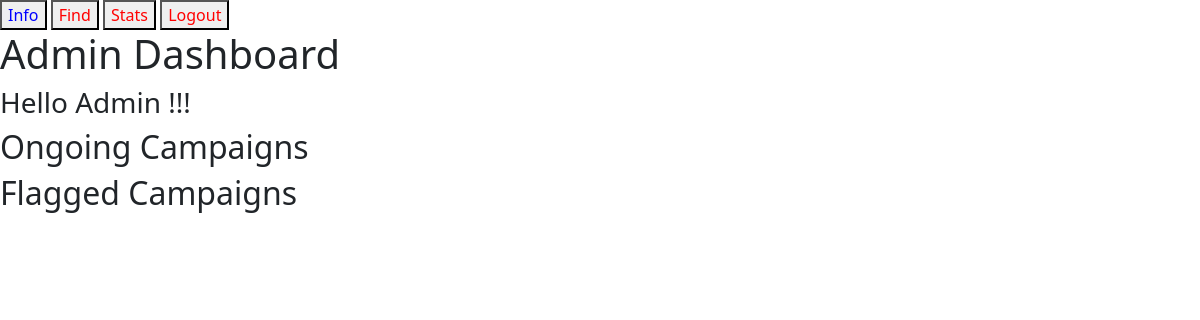
/admin_profile/, run on an earlier commit of the app's database.
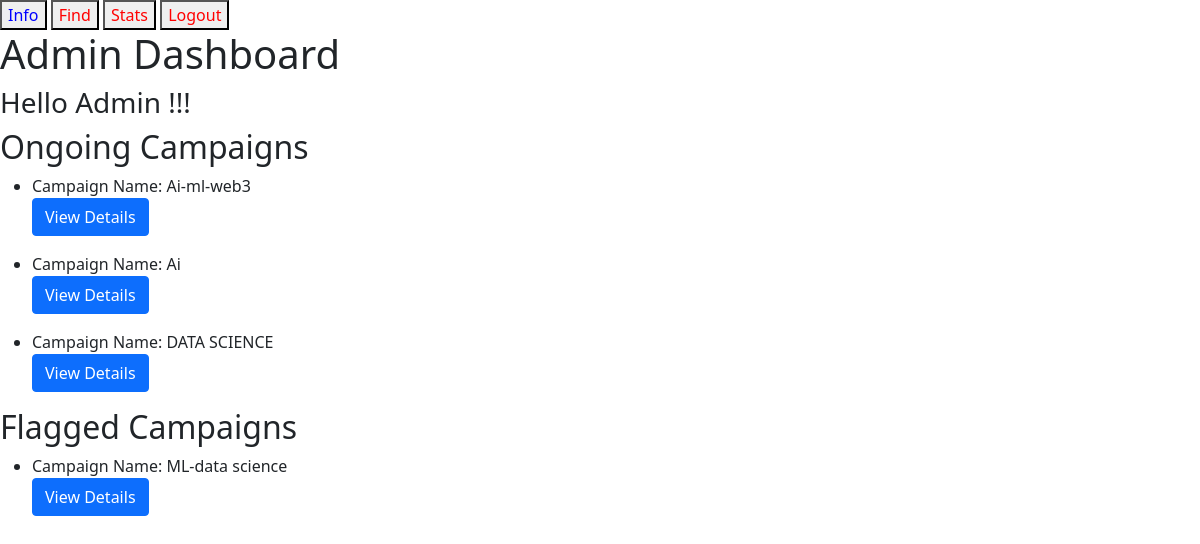
And on a later commit of the database.
### tables this page shows
CREATE TABLE campaigns (
            id INTEGER PRIMARY KEY AUTOINCREMENT,
            sponsor_id INTEGER NOT NULL,
            name TEXT NOT NULL,
            description TEXT,
            budget REAL NOT NULL,
            start_date TEXT NOT NULL,
            end_date TEXT NOT NULL,
            status TEXT NOT NULL,
            image TEXT
            
        , flagged INT DEFAULT 0, visibility TEXT DEFAULT 'private', influencer_decision TEXT DEFAULT 'pending');

### app.py (the view)
@app.route('/admin_profile/' ,methods=['GET'])
def admin_profile():
        conn = get_db_connection()
        cur = conn.cursor()
        cur.execute('SELECT * FROM campaigns')
        campaigns = cur.fetchall()
        conn.close()
        return render_template('admin_info.html',campaigns=campaigns)

### app.py (called while the page is built)
def get_db_connection():
    conn = sqlite3.connect('mydatabase.db')
    conn.row_factory = sqlite3.Row
    conn.execute("PRAGMA foreign_keys = ON;")
    return conn

### templates/admin_info.html (shortened to what this page needs)
<!DOCTYPE html>
<html lang="en">
<head>
    <link href="https://cdn.jsdelivr.net/npm/bootstrap@5.0.2/dist/css/bootstrap.min.css" rel="stylesheet">
    <button style="cursor:pointer; color: blue;" type="button" onclick="document.location='#'">Info</button>
    <button style="cursor:pointer; color: red;" type="button" onclick="document.location='admin_find_dashboard.html'">Find</button>
    <button style="cursor:pointer; color: red;" type="button" onclick="document.location='stats.html'">Stats</button>
    <button style="cursor:pointer; color: red;" type="button" onclick="document.location='login.html'">Logout</button>
</head>
<body>
    <h1>Admin Dashboard</h1>
    <h3>Hello Admin !!!</h3>
    <h2>Ongoing Campaigns</h2>
    {% for campaign in campaigns %}
    {% if campaign.flagged == 0 %}
    <div class="campaign" data-start-date="{{ campaign.start_date }}" data-end-date="{{ campaign.end_date }}">
        <ul>
            <li>Campaign Name: {{ campaign.name }}</li>
            <button type="button" class="btn btn-primary" data-bs-toggle="modal" data-bs-target="#campaignModal{{ campaign.id }}">
                View Details
            </button>
        </ul>
    </div>
    {% endif %}
    {% endfor %}
    <h2>Flagged Campaigns</h2>
    {% for campaign in campaigns %}
    {% if campaign.flagged == 1 %}
    <div class="campaign" data-start-date="{{ campaign.start_date }}" data-end-date="{{ campaign.end_date }}">
        <ul>
            <li>Campaign Name: {{ campaign.name }}</li>
            <button type="button" class="btn btn-primary" data-bs-toggle="modal" data-bs-target="#campaignModalFlagged{{ campaign.id }}">
                View Details
            </button>
        </ul>
    </div>
    {% endif %}
    {% endfor %}
</body>
</html>

What changed in the data, as far as the page shows it:
now on this page (row edited): campaigns: name "Ai-ml-web3", shown under "Ongoing Campaigns"
now on this page (row unchanged): campaigns: name "Ai", shown under "Ongoing Campaigns"
added campaigns: name "DATA SCIENCE", shown under "Ongoing Campaigns"
now on this page (row edited): campaigns: name "ML-data science", shown under "Flagged Campaigns"
